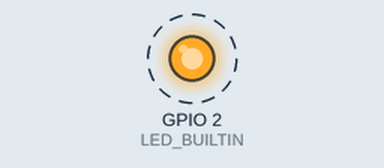
A sketch run on a simulated ESP32. Parts: output pins drawn as LEDs (lit = HIGH). Dashed ring = blinking. WiFi joins after 1.5 s; servers stay silent unless stated; what the sketch prints to the serial monitor is not drawn.

Above: at 1.55 s.
Timing chart, 0 to 4.5 s (numbered marks = the images above):
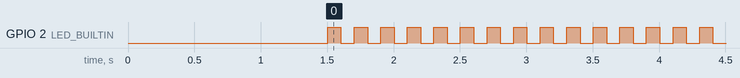

Measured:
- by itself, GPIO 2 (LED_BUILTIN): alternates HIGH for 0.10 s and LOW for 0.10 s

The sketch:

ota.ino
```cpp
#include <ArduinoOTA.h>
#define LED_BUILTIN 2
#include "wifi_credentials.h"

void setup() {
  Serial.begin(115200);
  Serial.printf("Started up\n");

  WiFi.mode(WIFI_STA);
  WiFi.begin(SSID, PASSWORD);
  while (WiFi.waitForConnectResult() != WL_CONNECTED)
  {
    Serial.println("Connection Failed! Rebooting...");
    delay(5000);
    ESP.restart();
  }

  ArduinoOTA.setHostname("esp_test");
  ArduinoOTA
    .onStart([]() {
      String type;
      if (ArduinoOTA.getCommand() == U_FLASH)
        type = "sketch";
      else // U_SPIFFS
        type = "filesystem";
      Serial.println("Started updating: " + type);
    })
    .onEnd([]() {
      Serial.println("Update complete");
    })
    .onProgress([](unsigned int progress, unsigned int total) {
      unsigned int percent = progress / (total / 100);
      digitalWrite(2, (percent % 2) == 1 ? HIGH : LOW);
      Serial.printf("Progress: %u%%\n", percent);
    })
    .onError([](ota_error_t error) {
      Serial.printf("Error[%u]: ", error);
      if (error == OTA_AUTH_ERROR)
        Serial.printf("Auth Faile\n");
      else if (error == OTA_BEGIN_ERROR)
        Serial.printf("Begin Failed\n");
      else if (error == OTA_CONNECT_ERROR)
        Serial.printf("Connect Failed\n");
      else if (error == OTA_RECEIVE_ERROR)
        Serial.printf("Receive Failed\n");
      else if (error == OTA_END_ERROR)
        Serial.printf("End Failed\n");
    });

  ArduinoOTA.begin();

  pinMode(LED_BUILTIN, OUTPUT);
}

void loop() {
  digitalWrite(LED_BUILTIN, HIGH);   // turn the LED on (HIGH is the voltage level)
  delay(100);                       // wait for a second
  digitalWrite(LED_BUILTIN, LOW);    // turn the LED off by making the voltage LOW
  delay(100);                       // wait for a second
  ArduinoOTA.handle();
}
```

wifi_credentials.h
```cpp
#define SSID "YOUR_SSID"
#define PASSWORD "YOUR_PASSWORD"
```
